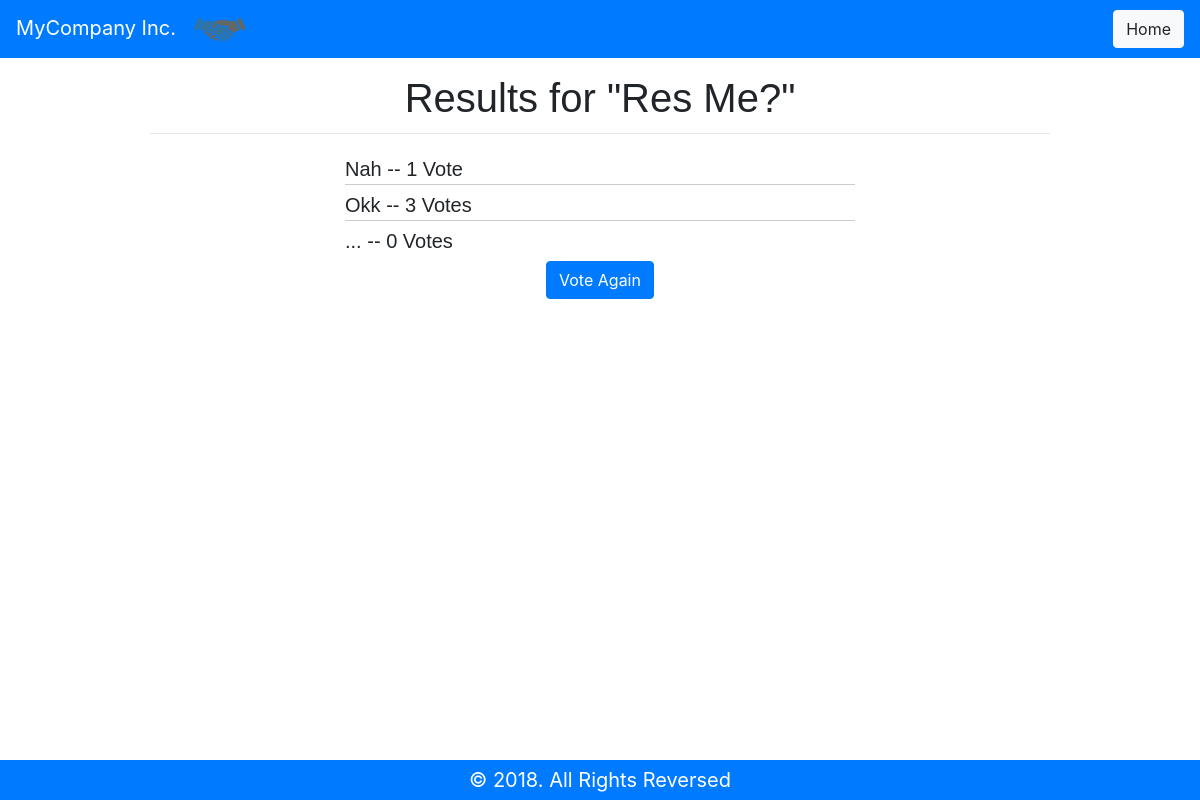
The app's page /polls/4/results, older data.
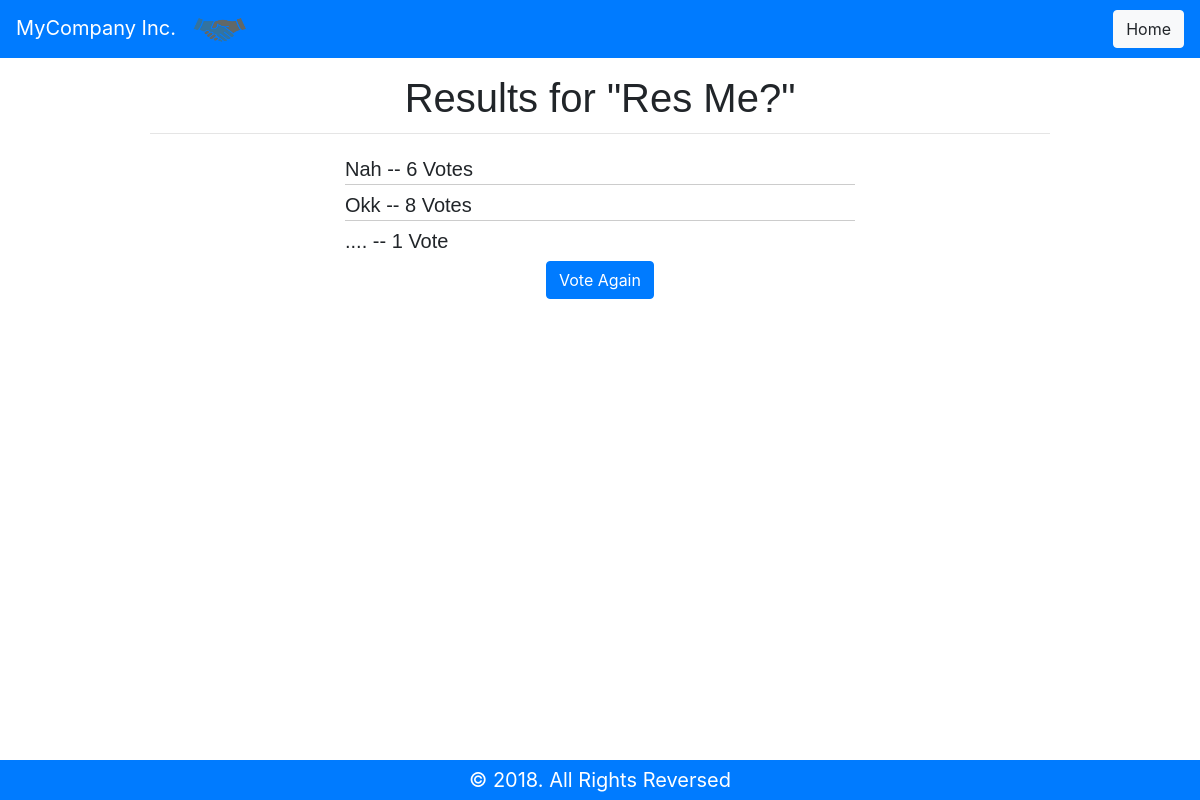
The same page, newer data.
### polls/models.py (models this page shows, shortened)
class Choice(models.Model):
    question = models.ForeignKey(Question, on_delete=models.CASCADE)
    choice_text = models.CharField(max_length=200)
    votes = models.IntegerField(default=0)

### polls/views.py (the view)
# urls.py: path('<question_id>/results', views.results, name='results'),
def results(request, question_id):
    question = get_object_or_404(Question, pk=question_id)
    return render(request, 'polls/results.html', {'question': question})

### polls/templates/polls/results.html
{% extends 'polls/base.html' %}
{% block main_content%}
<div class="contatiner-fluid"><h1> Results for "{{question.question_text}}"</h1><hr class="q1"></div>
<div class="contatiner-fluid div">
  <ul>
    {% for choice in question.choice_set.all %}
      <li>{{choice.choice_text}} -- {{choice.votes}} Vote{{ choice.votes|pluralize}}</li>
    {% endfor %}
  </ul>
  <form action = "{%url 'detail' question.id %}" style="text-align:center;">
    <input type="submit" value="Vote Again" class="btn btn-primary">
  </form>
</div>
{% endblock %}

Row changes from the older to the newer data that the page shows:
changed Choice "Nah": votes "1" → "6"
changed Choice "Okk": votes "3" → "8"
changed Choice (number 3 of 3 on the later page): choice_text "..." → "...."; votes "0" → "1"
